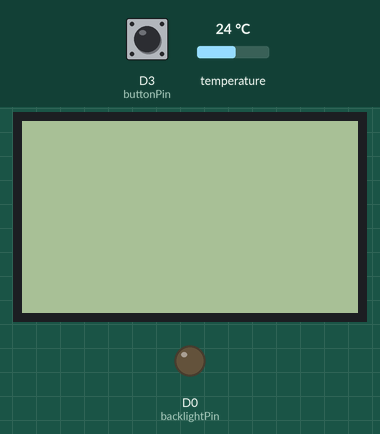
Bench run of a sketch on a simulated ESP8266 (NodeMCU). On the bench: 84×48 one-colour display, output pins drawn as LEDs (lit = HIGH). Inputs (shaded band) come from the test bench; at power-on: D3 (buttonPin) HIGH, temperature 24 °C. WiFi joins after 1.5 s; servers stay silent unless stated; uploads are accepted with an empty reply; what the sketch prints to the serial monitor is not drawn.

Above: at 2.7 s.
2.8 s: D3 (buttonPin) pulled LOW for 1.2 s
At 3.8 s:
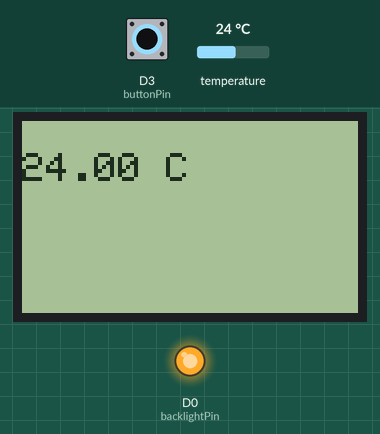
5.5 s: D3 (buttonPin) pulled LOW for 1.2 s
At 5.8 s:
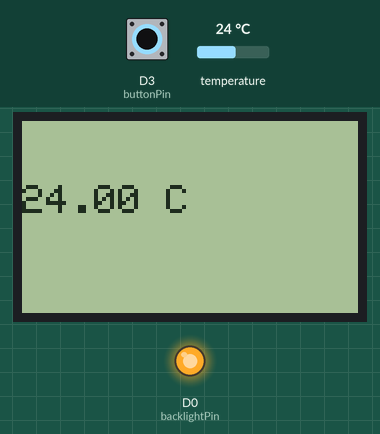
8.2 s: D3 (buttonPin) pulled LOW for 3.2 s
At 10.5 s:
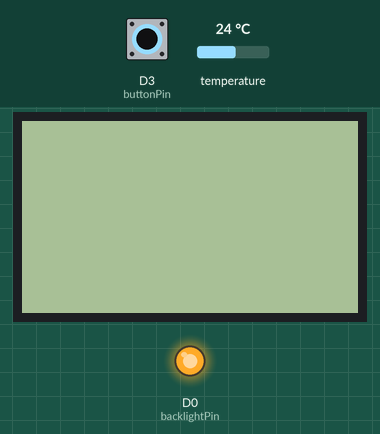
Timing chart, 0 to 12.9 s (numbered marks = the images above; inputs shaded):
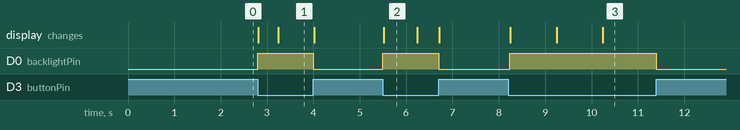

The sketch:

ESPClient.ino
```cpp
#include <ESP8266WiFi.h>
#include <WiFiClient.h>
#include <ESP8266WiFiMulti.h>
#include <ESP8266mDNS.h>
#include <ESP8266WebServer.h>   // Include the WebServer library
#include <ESP8266HTTPClient.h>
#include <OneWire.h>
#include <DallasTemperature.h>
#include <SPI.h>               // include SPI library
#include <Adafruit_GFX.h>      // include adafruit graphics library
#include <Adafruit_PCD8544.h>  // include adafruit PCD8544 (Nokia 5110) library
#include <ArduinoJson.h>


// Nokia 5110 LCD module connections (CLK, DIN, D/C, CS, RST)
Adafruit_PCD8544 display = Adafruit_PCD8544(D6, D1, D2);

ESP8266WiFiMulti wifiMulti;     // Create an instance of the ESP8266WiFiMulti class, called 'wifiMulti'

const int oneWireBus = D4;
OneWire oneWire(oneWireBus);
DallasTemperature sensors(&oneWire);

const int buttonPin = D3;
const int backlightPin = D0;
volatile int displayStatus = 0;
volatile int updateDisplay = 0;
volatile int requestTemp = 0;
volatile float temperatureC = 0;
volatile float temperatureF = 0;
volatile bool wifiFailed = false;


void setup(void) {


  /////THERMOSTAT SETUP//////////////
  sensors.begin();
  sensors.setWaitForConversion(false);
  sensors.setResolution(12);
  sensors.requestTemperatures();

  timer1_attachInterrupt(updateTempISR);
  timer1_enable(TIM_DIV256, TIM_EDGE, TIM_SINGLE);
  timer1_write(312500);


  /////////////DISPLAY SETUP//////////
  display.begin();
  display.setContrast(60);
  display.clearDisplay();
  display.setTextSize(1);
  display.setTextColor(BLACK);
  display.setCursor(0, 0);
  display.display();
  pinMode(buttonPin, INPUT);
  pinMode(backlightPin, OUTPUT);
  attachInterrupt(digitalPinToInterrupt(buttonPin), displayButtonPushedISR, CHANGE);

  //////////////////////////////////
  //SERVER SETUP////////////////////
  //////////////////////////////////
  Serial.begin(115200);         // Start the Serial communication to send messages to the computer
  Serial.println('\n');

  wifiMulti.addAP("Samsung Galaxy S10+_7243", "tdem7012");   // add Wi-Fi networks you want to connect to
  wifiMulti.addAP("Cat House", "Hammock2!");
  //wifiMulti.addAP("UI-DeviceNet", "UI-DeviceNet");

  Serial.println("Connecting ...");
  int i = 0;
  while (wifiMulti.run() != WL_CONNECTED) { // Wait for the Wi-Fi to connect: scan for Wi-Fi networks, and connect to the strongest of the networks above
    if(i == 20){
      wifiFailed  = true;
      break;
    }
    delay(500);
    i++;
    Serial.print('.');
  }

  if(wifiFailed){
    Serial.println("WiFi connection Failed");
  }
  else{
    Serial.println('\n');
    Serial.print("Connected to ");
    Serial.println(WiFi.SSID());              // Tell us what network we're connected to
    Serial.print("IP address:\t");
    Serial.println(WiFi.localIP());           // Send the IP address of the ESP8266 to the computer
  }

}


void loop(void) {

  if (requestTemp) {
    temperatureC = sensors.getTempCByIndex(0);
    sensors.requestTemperatures();
    requestTemp = 0;
    updateDisplay = 1;
    if(!wifiFailed){
      sendTemp();
    }
  }

  if (updateDisplay) {
    updateDisplay = 0;
    display.clearDisplay();

    if (displayStatus) {
      if (temperatureC == -127.00){
        display.println("Sensor\nDisconnected");
      }
      else{
        display.print(temperatureC);
        display.println(" C");
      }
      digitalWrite(backlightPin, HIGH);
    }
    else{
      digitalWrite(backlightPin, LOW);
    }
    display.display();
  }


}

/////TEMP UPDATE EVERY SECOND ISR///////////
ICACHE_RAM_ATTR void updateTempISR() {
  requestTemp = 1;
  timer1_write(312500);
}

/////Button Pushed for display ISR/////////
ICACHE_RAM_ATTR void displayButtonPushedISR() {
  updateDisplay = 1;
  if (digitalRead(buttonPin) == LOW) {
    displayStatus = 1;
  }
  else {
    displayStatus = 0;
  }
}

///Sends temp via json to server
void sendTemp(){

  HTTPClient http;
  StaticJsonBuffer<300> JSONbuffer;
  JsonObject& JSONencoder = JSONbuffer.createObject();
  JSONencoder["temp"] = temperatureC;
  char JSONmessageBuffer[300];
  JSONencoder.prettyPrintTo(JSONmessageBuffer, sizeof(JSONmessageBuffer));
  http.begin("http://192.168.43.59/softwareButton");
  http.addHeader("Content-Type","application/json");

  int httpCode = http.POST(JSONmessageBuffer);
  //String payload = http.getString();
  Serial.println(httpCode);

  if (httpCode == 303){
    displayStatus = !displayStatus;
    updateDisplay = 1;
  }

}
```

Measured:
- after the input at 2.8 s, D0 (backlightPin): LOW → HIGH at once, → LOW 1.2 s later; the display: first changes at once (image 1 shows a later state)
- after the input at 5.5 s, D0 (backlightPin): LOW → HIGH at once, → LOW 1.2 s later; the display: changes at once (image 2)
- after the input at 8.2 s, D0 (backlightPin): LOW → HIGH at once, → LOW 3.2 s later; the display: first changes at once (image 3 shows a later state)
- what the display in image 2 shows lasts 0.7 s, from 5.5 s to 6.2 s
